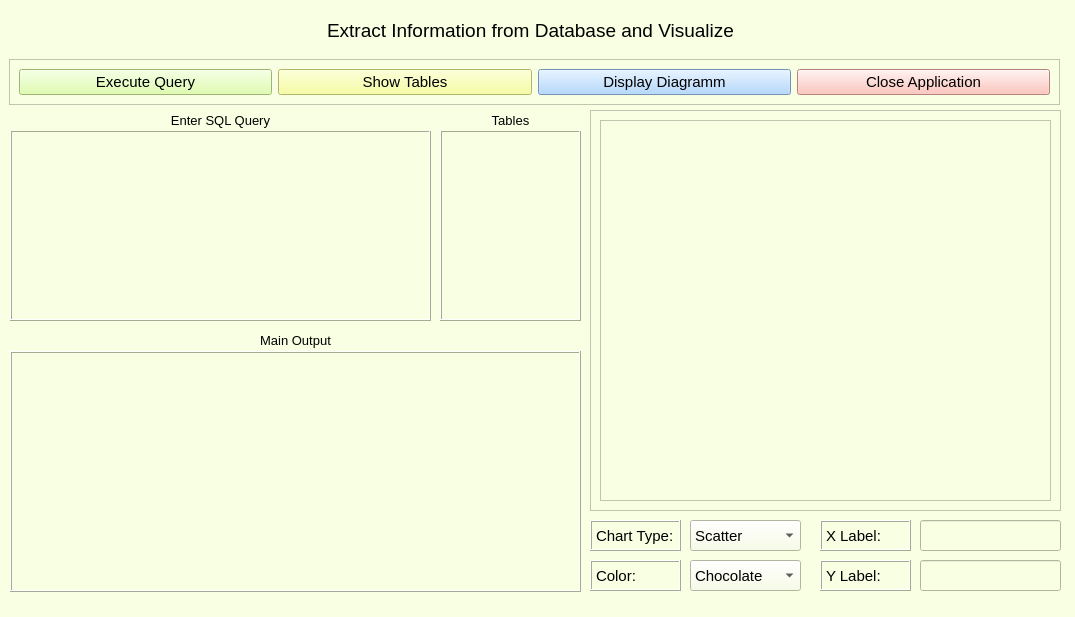
<?xml version="1.0" encoding="UTF-8"?>
<ui version="4.0">
 <class>MainWindow</class>
 <widget class="QMainWindow" name="MainWindow">
  <property name="geometry">
   <rect>
    <x>0</x>
    <y>0</y>
    <width>1075</width>
    <height>617</height>
   </rect>
  </property>
  <property name="windowTitle">
   <string>MainWindow</string>
  </property>
  <property name="styleSheet">
   <string notr="true">background-color: rgb(248, 255, 226);</string>
  </property>
  <widget class="QWidget" name="centralwidget">
   <widget class="QTextEdit" name="text_edit">
    <property name="geometry">
     <rect>
      <x>10</x>
      <y>130</y>
      <width>421</width>
      <height>191</height>
     </rect>
    </property>
    <property name="font">
     <font>
      <pointsize>11</pointsize>
     </font>
    </property>
    <property name="styleSheet">
     <string notr="true">color: rgb(130, 0, 0);</string>
    </property>
    <property name="frameShape">
     <enum>QFrame::Box</enum>
    </property>
    <property name="frameShadow">
     <enum>QFrame::Raised</enum>
    </property>
    <property name="html">
     <string>&lt;!DOCTYPE HTML PUBLIC &quot;-//W3C//DTD HTML 4.0//EN&quot; &quot;http://www.w3.org/TR/REC-html40/strict.dtd&quot;&gt;
&lt;html&gt;&lt;head&gt;&lt;meta name=&quot;qrichtext&quot; content=&quot;1&quot; /&gt;&lt;style type=&quot;text/css&quot;&gt;
p, li { white-space: pre-wrap; }
&lt;/style&gt;&lt;/head&gt;&lt;body style=&quot; font-family:'MS Shell Dlg 2'; font-size:11pt; font-weight:400; font-style:normal;&quot;&gt;
&lt;p style=&quot;-qt-paragraph-type:empty; margin-top:0px; margin-bottom:0px; margin-left:0px; margin-right:0px; -qt-block-indent:0; text-indent:0px;&quot;&gt;&lt;br /&gt;&lt;/p&gt;&lt;/body&gt;&lt;/html&gt;</string>
    </property>
   </widget>
   <widget class="QLabel" name="head_label">
    <property name="geometry">
     <rect>
      <x>10</x>
      <y>10</y>
      <width>1041</width>
      <height>41</height>
     </rect>
    </property>
    <property name="font">
     <font>
      <pointsize>14</pointsize>
     </font>
    </property>
    <property name="text">
     <string>Extract Information from Database and Visualize</string>
    </property>
    <property name="alignment">
     <set>Qt::AlignCenter</set>
    </property>
   </widget>
   <widget class="QTableWidget" name="main_table">
    <property name="geometry">
     <rect>
      <x>10</x>
      <y>351</y>
      <width>571</width>
      <height>241</height>
     </rect>
    </property>
    <property name="frameShape">
     <enum>QFrame::Box</enum>
    </property>
    <property name="frameShadow">
     <enum>QFrame::Raised</enum>
    </property>
   </widget>
   <widget class="QLabel" name="label_3">
    <property name="geometry">
     <rect>
      <x>10</x>
      <y>330</y>
      <width>571</width>
      <height>21</height>
     </rect>
    </property>
    <property name="font">
     <font>
      <pointsize>10</pointsize>
     </font>
    </property>
    <property name="text">
     <string>Main Output</string>
    </property>
    <property name="alignment">
     <set>Qt::AlignCenter</set>
    </property>
   </widget>
   <widget class="QLabel" name="label_4">
    <property name="geometry">
     <rect>
      <x>10</x>
      <y>110</y>
      <width>421</width>
      <height>21</height>
     </rect>
    </property>
    <property name="font">
     <font>
      <pointsize>10</pointsize>
     </font>
    </property>
    <property name="text">
     <string>Enter SQL Query</string>
    </property>
    <property name="alignment">
     <set>Qt::AlignCenter</set>
    </property>
   </widget>
   <widget class="QFrame" name="first_frame">
    <property name="geometry">
     <rect>
      <x>590</x>
      <y>110</y>
      <width>471</width>
      <height>401</height>
     </rect>
    </property>
    <property name="frameShape">
     <enum>QFrame::StyledPanel</enum>
    </property>
    <property name="frameShadow">
     <enum>QFrame::Raised</enum>
    </property>
    <layout class="QHBoxLayout" name="horizontalLayout">
     <item>
      <widget class="QFrame" name="second_frame">
       <property name="frameShape">
        <enum>QFrame::StyledPanel</enum>
       </property>
       <property name="frameShadow">
        <enum>QFrame::Raised</enum>
       </property>
      </widget>
     </item>
    </layout>
   </widget>
   <widget class="QLabel" name="chart_label">
    <property name="geometry">
     <rect>
      <x>590</x>
      <y>520</y>
      <width>91</width>
      <height>31</height>
     </rect>
    </property>
    <property name="font">
     <font>
      <pointsize>11</pointsize>
     </font>
    </property>
    <property name="frameShape">
     <enum>QFrame::Box</enum>
    </property>
    <property name="frameShadow">
     <enum>QFrame::Raised</enum>
    </property>
    <property name="text">
     <string>Chart Type:</string>
    </property>
   </widget>
   <widget class="QComboBox" name="box_2">
    <property name="geometry">
     <rect>
      <x>690</x>
      <y>520</y>
      <width>111</width>
      <height>31</height>
     </rect>
    </property>
    <property name="font">
     <font>
      <pointsize>11</pointsize>
     </font>
    </property>
    <item>
     <property name="text">
      <string>Scatter</string>
     </property>
    </item>
    <item>
     <property name="text">
      <string>Bar</string>
     </property>
    </item>
    <item>
     <property name="text">
      <string>Pie</string>
     </property>
    </item>
    <item>
     <property name="text">
      <string>Line</string>
     </property>
    </item>
   </widget>
   <widget class="QLabel" name="x_label">
    <property name="geometry">
     <rect>
      <x>820</x>
      <y>520</y>
      <width>91</width>
      <height>31</height>
     </rect>
    </property>
    <property name="font">
     <font>
      <pointsize>11</pointsize>
     </font>
    </property>
    <property name="frameShape">
     <enum>QFrame::Box</enum>
    </property>
    <property name="frameShadow">
     <enum>QFrame::Raised</enum>
    </property>
    <property name="text">
     <string>X Label:</string>
    </property>
   </widget>
   <widget class="QLineEdit" name="x_line">
    <property name="geometry">
     <rect>
      <x>920</x>
      <y>520</y>
      <width>141</width>
      <height>31</height>
     </rect>
    </property>
    <property name="font">
     <font>
      <pointsize>10</pointsize>
     </font>
    </property>
    <property name="alignment">
     <set>Qt::AlignCenter</set>
    </property>
   </widget>
   <widget class="QLabel" name="color_label">
    <property name="geometry">
     <rect>
      <x>590</x>
      <y>560</y>
      <width>91</width>
      <height>31</height>
     </rect>
    </property>
    <property name="font">
     <font>
      <pointsize>11</pointsize>
     </font>
    </property>
    <property name="frameShape">
     <enum>QFrame::Box</enum>
    </property>
    <property name="frameShadow">
     <enum>QFrame::Raised</enum>
    </property>
    <property name="text">
     <string>Color:</string>
    </property>
   </widget>
   <widget class="QComboBox" name="box_3">
    <property name="geometry">
     <rect>
      <x>690</x>
      <y>560</y>
      <width>111</width>
      <height>31</height>
     </rect>
    </property>
    <property name="font">
     <font>
      <pointsize>11</pointsize>
     </font>
    </property>
    <item>
     <property name="text">
      <string>Chocolate</string>
     </property>
    </item>
    <item>
     <property name="text">
      <string>Gray</string>
     </property>
    </item>
    <item>
     <property name="text">
      <string>Red</string>
     </property>
    </item>
    <item>
     <property name="text">
      <string>Purple</string>
     </property>
    </item>
   </widget>
   <widget class="QLabel" name="y_label">
    <property name="geometry">
     <rect>
      <x>820</x>
      <y>560</y>
      <width>91</width>
      <height>31</height>
     </rect>
    </property>
    <property name="font">
     <font>
      <pointsize>11</pointsize>
     </font>
    </property>
    <property name="frameShape">
     <enum>QFrame::Box</enum>
    </property>
    <property name="frameShadow">
     <enum>QFrame::Raised</enum>
    </property>
    <property name="text">
     <string>Y Label:</string>
    </property>
   </widget>
   <widget class="QLineEdit" name="y_line">
    <property name="geometry">
     <rect>
      <x>920</x>
      <y>560</y>
      <width>141</width>
      <height>31</height>
     </rect>
    </property>
    <property name="font">
     <font>
      <pointsize>10</pointsize>
     </font>
    </property>
    <property name="alignment">
     <set>Qt::AlignCenter</set>
    </property>
   </widget>
   <widget class="QListWidget" name="list_widget">
    <property name="geometry">
     <rect>
      <x>440</x>
      <y>130</y>
      <width>141</width>
      <height>191</height>
     </rect>
    </property>
    <property name="font">
     <font>
      <pointsize>12</pointsize>
      <weight>75</weight>
      <bold>true</bold>
     </font>
    </property>
    <property name="styleSheet">
     <string notr="true">color: rgb(96, 96, 144);</string>
    </property>
    <property name="frameShape">
     <enum>QFrame::Box</enum>
    </property>
    <property name="frameShadow">
     <enum>QFrame::Raised</enum>
    </property>
   </widget>
   <widget class="QLabel" name="label_5">
    <property name="geometry">
     <rect>
      <x>440</x>
      <y>110</y>
      <width>141</width>
      <height>21</height>
     </rect>
    </property>
    <property name="font">
     <font>
      <pointsize>10</pointsize>
     </font>
    </property>
    <property name="text">
     <string>Tables</string>
    </property>
    <property name="alignment">
     <set>Qt::AlignCenter</set>
    </property>
   </widget>
   <widget class="QFrame" name="button_frame">
    <property name="geometry">
     <rect>
      <x>9</x>
      <y>59</y>
      <width>1051</width>
      <height>46</height>
     </rect>
    </property>
    <property name="frameShape">
     <enum>QFrame::StyledPanel</enum>
    </property>
    <property name="frameShadow">
     <enum>QFrame::Raised</enum>
    </property>
    <layout class="QHBoxLayout" name="horizontalLayout_2">
     <item>
      <widget class="QPushButton" name="run_button">
       <property name="font">
        <font>
         <pointsize>11</pointsize>
        </font>
       </property>
       <property name="styleSheet">
        <string notr="true">background-color: rgb(217, 255, 156);</string>
       </property>
       <property name="text">
        <string>Execute Query</string>
       </property>
      </widget>
     </item>
     <item>
      <widget class="QPushButton" name="show_button">
       <property name="font">
        <font>
         <pointsize>11</pointsize>
        </font>
       </property>
       <property name="styleSheet">
        <string notr="true">background-color: rgb(246, 255, 140);</string>
       </property>
       <property name="text">
        <string>Show Tables</string>
       </property>
      </widget>
     </item>
     <item>
      <widget class="QPushButton" name="display_button">
       <property name="font">
        <font>
         <pointsize>11</pointsize>
        </font>
       </property>
       <property name="styleSheet">
        <string notr="true">background-color: rgb(160, 206, 255);</string>
       </property>
       <property name="text">
        <string>Display Diagramm</string>
       </property>
      </widget>
     </item>
     <item>
      <widget class="QPushButton" name="close_button">
       <property name="font">
        <font>
         <pointsize>11</pointsize>
        </font>
       </property>
       <property name="styleSheet">
        <string notr="true">background-color: rgb(255, 182, 172);</string>
       </property>
       <property name="text">
        <string>Close Application</string>
       </property>
      </widget>
     </item>
    </layout>
   </widget>
  </widget>
  <widget class="QStatusBar" name="statusbar"/>
 </widget>
 <resources/>
 <connections/>
</ui>
